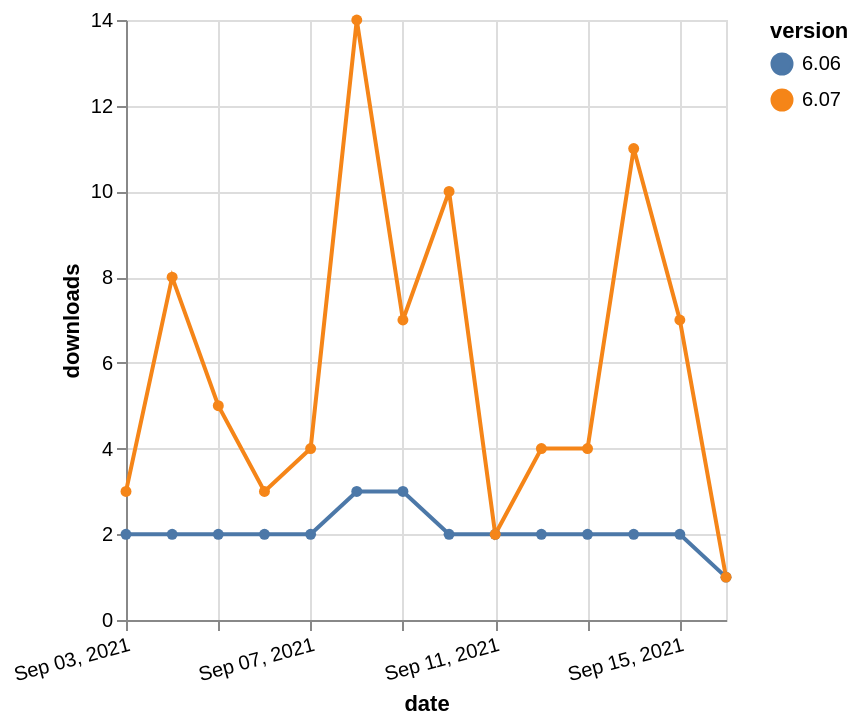

The Vega-Lite source for this figure:
### Vega-Lite specification from a JSON file in a GitHub repository (floating-point values rounded to 4 significant figures)
{"$schema": "https://vega.github.io/schema/vega-lite/v5.json", "description": "A simple bar chart with embedded data.", "data": {"values": [{"date": "2021-09-03", "total": 2317, "delta": 2, "version": "6.06"}, {"date": "2021-09-04", "total": 2319, "delta": 2, "version": "6.06"}, {"date": "2021-09-05", "total": 2321, "delta": 2, "version": "6.06"}, {"date": "2021-09-06", "total": 2323, "delta": 2, "version": "6.06"}, {"date": "2021-09-07", "total": 2325, "delta": 2, "version": "6.06"}, {"date": "2021-09-08", "total": 2328, "delta": 3, "version": "6.06"}, {"date": "2021-09-09", "total": 2331, "delta": 3, "version": "6.06"}, {"date": "2021-09-10", "total": 2333, "delta": 2, "version": "6.06"}, {"date": "2021-09-11", "total": 2335, "delta": 2, "version": "6.06"}, {"date": "2021-09-12", "total": 2337, "delta": 2, "version": "6.06"}, {"date": "2021-09-13", "total": 2339, "delta": 2, "version": "6.06"}, {"date": "2021-09-14", "total": 2341, "delta": 2, "version": "6.06"}, {"date": "2021-09-15", "total": 2343, "delta": 2, "version": "6.06"}, {"date": "2021-09-16", "total": 2344, "delta": 1, "version": "6.06"}, {"date": "2021-09-03", "total": 4062, "delta": 3, "version": "6.07"}, {"date": "2021-09-04", "total": 4070, "delta": 8, "version": "6.07"}, {"date": "2021-09-05", "total": 4075, "delta": 5, "version": "6.07"}, {"date": "2021-09-06", "total": 4078, "delta": 3, "version": "6.07"}, {"date": "2021-09-07", "total": 4082, "delta": 4, "version": "6.07"}, {"date": "2021-09-08", "total": 4096, "delta": 14, "version": "6.07"}, {"date": "2021-09-09", "total": 4103, "delta": 7, "version": "6.07"}, {"date": "2021-09-10", "total": 4113, "delta": 10, "version": "6.07"}, {"date": "2021-09-11", "total": 4115, "delta": 2, "version": "6.07"}, {"date": "2021-09-12", "total": 4119, "delta": 4, "version": "6.07"}, {"date": "2021-09-13", "total": 4123, "delta": 4, "version": "6.07"}, {"date": "2021-09-14", "total": 4134, "delta": 11, "version": "6.07"}, {"date": "2021-09-15", "total": 4141, "delta": 7, "version": "6.07"}, {"date": "2021-09-16", "total": 4142, "delta": 1, "version": "6.07"}]}, "width": "container", "mark": {"type": "line", "point": {"filled": true}}, "encoding": {"x": {"field": "date", "type": "temporal", "timeUnit": "yearmonthdate", "title": "date", "axis": {"labelAngle": -15}}, "y": {"field": "delta", "type": "quantitative", "title": "downloads"}, "color": {"field": "version", "type": "nominal"}, "tooltip": {"field": "delta"}}}
